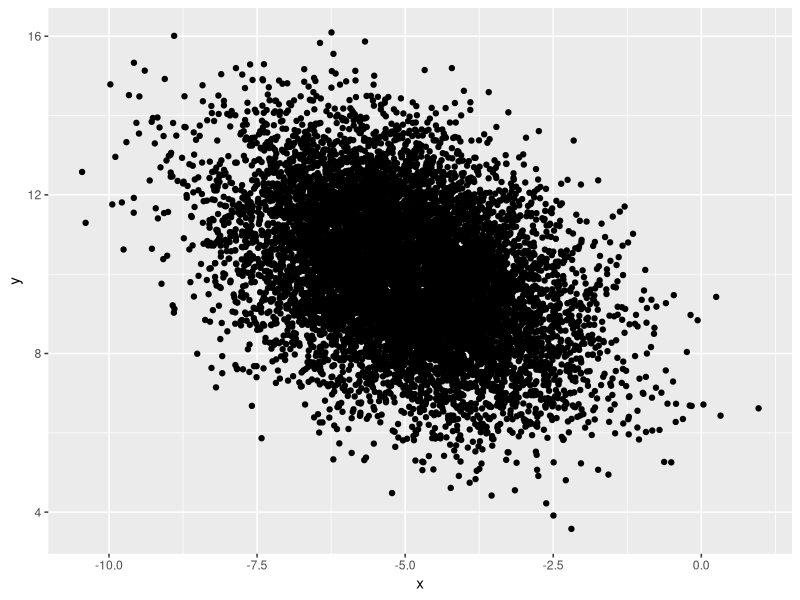
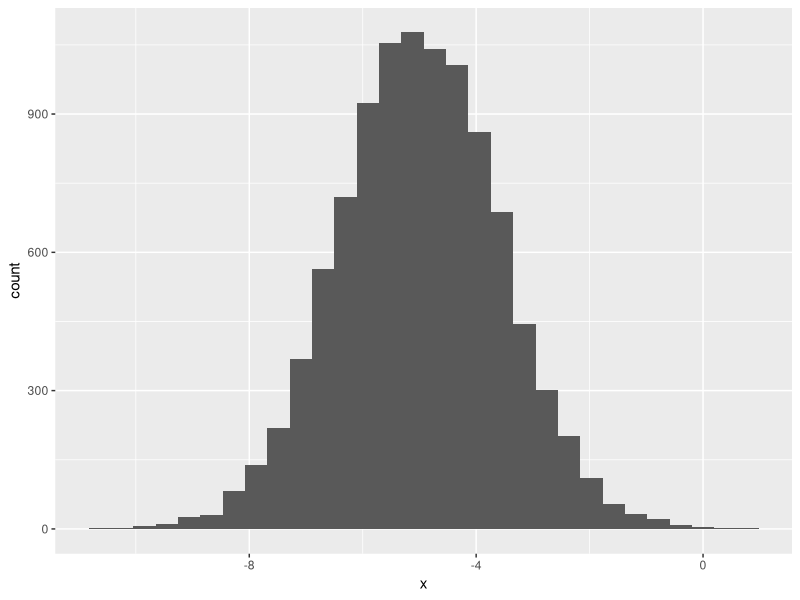
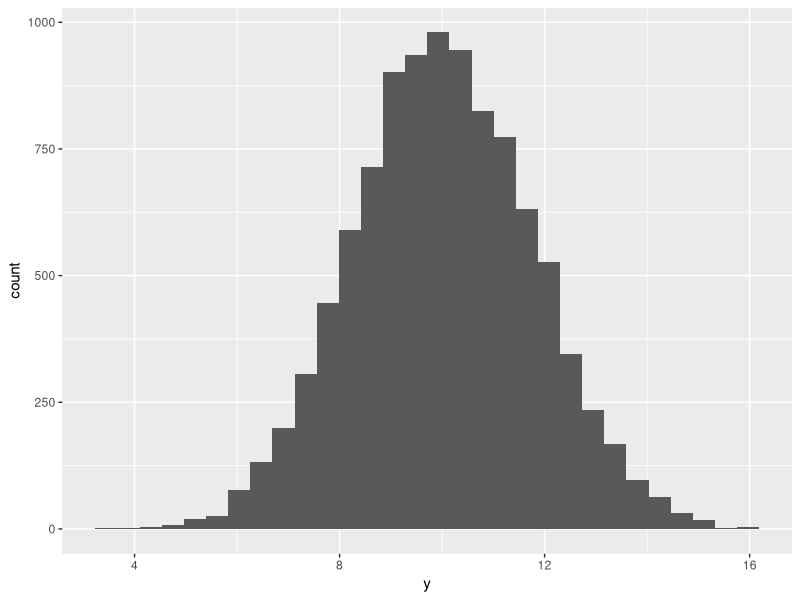

R code for these plots, in order:

install.packages("mvtnorm")
library(mvtnorm)

v_mean <- c(-5,10)
M_sigma <- matrix(
  data = c(2,-1,-1,3),
  nrow = 2
)

M_sigma

M_rnvnorm <- mvtnorm::rmvnorm(
  n = 10000,
  mean = v_mean,
  sigma = M_sigma
)
colnames(M_rnvnorm) <- c("x","y")
M_rnvnorm <- as.data.frame(
  x = M_rnvnorm
)
require(ggplot2)

# Scatter Plot
ggplot(M_rnvnorm) +
  aes(x = x,y = y) + 
  geom_point()

  # Histogram of x
  ggplot(M_rnvnorm) +
    aes(x = x) + 
    geom_histogram()
  
  # Histogram of y
  ggplot(M_rnvnorm) +
    aes(x = y) + 
    geom_histogram()  
  